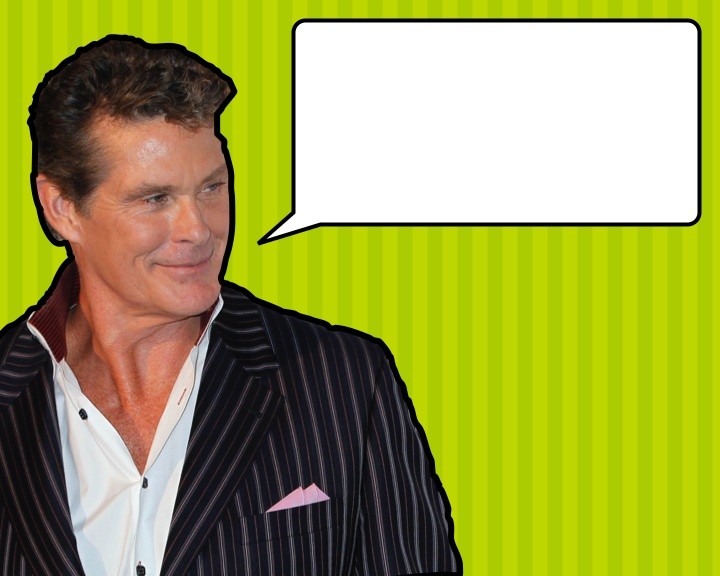
#> input picture templates/time.jpg, 720 x 576 px
$ python createtime.py
#> lines starting #> are read from the running program, lines starting #| are printed output that depends on the picture
from PIL import Image
from PIL import ImageFont
from PIL import ImageDraw
from datetime import datetime
import os
import shutil
import glob
from settings import HASH_HOME

# Directories
images_dir   = os.path.join(HASH_HOME,'images/')
template_dir = os.path.join(HASH_HOME,'templates/')

# Load template image
tempalate_img = Image.open(os.path.join(template_dir,'time.jpg'))
#> tempalate_img is the input picture: PIL image 720x576 RGB; mean R, G, B 158.1, 162, 77.3

# Add date and time to image
currently = datetime.now()
draw = ImageDraw.Draw(tempalate_img)
font = ImageFont.truetype(HASH_HOME+"/fonts/ruben.ttf", 60)
draw.text((360, 40), currently.strftime("%H:%M:%S"), (0,0,0), font=font)
draw.text((330, 120), currently.strftime("%d/%m/%Y"), (0,0,0), font=font)

# Save it
tmp = os.path.join(HASH_HOME,'tmp_time_image.jpg')
tempalate_img.save(tmp)
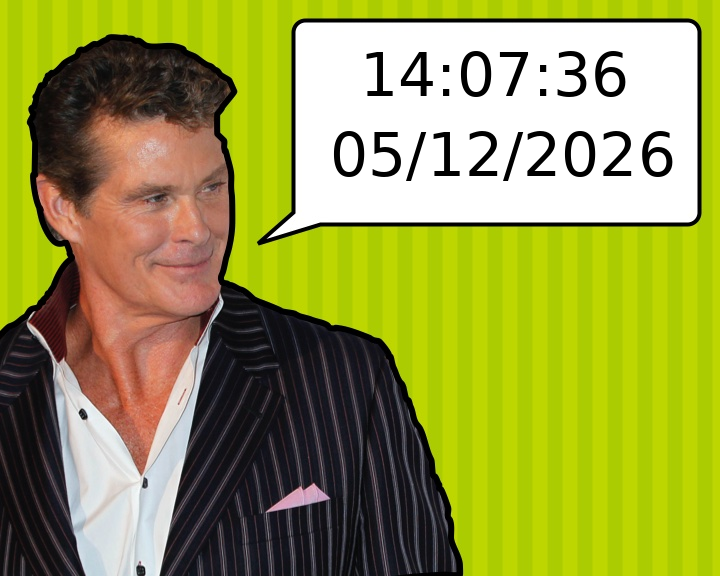
#> saved as tmp_time_image.jpg: PIL image 720x576 RGB; mean R, G, B 153.3, 157.1, 72.4
shutil.copyfile(tmp, os.path.join(images_dir, 'time.jpg'))
